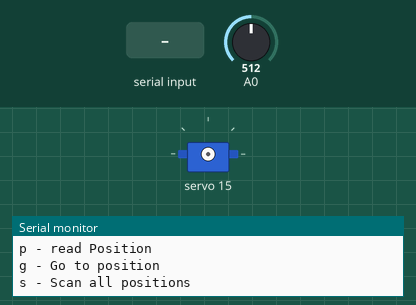
The sketch below on a simulated Arduino Uno, built with avr-gcc and run on an emulated ATmega328P. Shown: servo, the last lines printed to the serial monitor. The test bench sets the inputs (shaded band); at power-on: A0 = 512.

Above: at 1.2 s.
1.3 s: "g90\n" received over Serial
4.3 s: "s90\n" received over Serial
At 10.6 s:
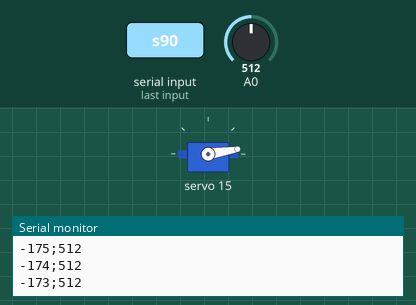
At 41.2 s:
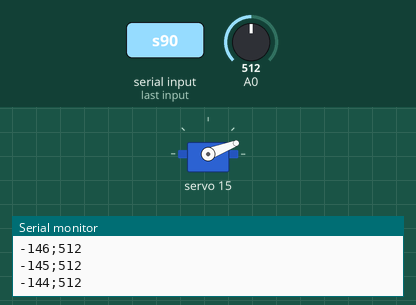
Timing chart, 0 to 41.9 s (numbered marks = the images above; inputs shaded):
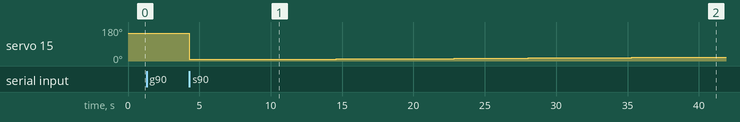

Measured:
- after the input at 4.3 s, servo 15: 146° → 8° at once, → 9° 5.1 s later, → 10° 2.1 s later, → 11° 3.1 s later, … (14 changes in this stretch)

The sketch:

readServoPosition2FixinDeviation.ino
```cpp
#include <Wire.h>
#include <Adafruit_PWMServoDriver.h>

// called this way, it uses the default address 0x40
Adafruit_PWMServoDriver pwm = Adafruit_PWMServoDriver();

#define SERVOMIN  153//153//184
#define SERVOMAX  505

uint8_t servoNumber = 0;
int servoPosition = 0;
int analogPosition = 0; // 1   2   3   4   5   6   7   8   9  10  11  12  13  14  15  16  17  18  19  20
int positionsMap[440] = {175,175,175,175,175,175,175,175,175,175,175,175,175,175,175,175,175,175,175,175,//20
                         175,175,175,175,175,175,175,175,175,175,175,175,175,175,175,175,175,175,175,175,//40
                         175,175,175,175,175,175,175,175,175,175,175,175,175,175,175,175,175,175,175,175,//60
                         175,175,175,175,175,175,175,175,175,175,175,175,175,175,173,171,170,168,166,165,//80
                         164,162,161,160,159,158,157,155,154,153,152,151,150,149,148,147,146,145,144,143,//100
                         142,142,141,140,139,138,137,136,135,134,133,132,131,130,130,129,128,127,126,125,//120
                         124,123,123,122,121,120,119,118,117,116,115,115,114,113,112,111,110,109,108,107,//140
                         106,105,104,103,102,101,100, 99, 98, 97, 96, 95, 95, 94, 93, 92, 91, 90, 89, 88,//160
                          88, 86, 85, 84, 83, 83, 82, 81, 80, 79, 78, 77, 76, 75, 74, 74, 73, 72, 71, 70,//180
                          69, 69, 68, 67, 66, 65, 64, 63, 62, 61, 60, 59, 58, 57, 57, 56, 55, 54, 53, 52,//200
                          51, 51, 50, 49, 48, 47, 46, 45, 44, 43, 42, 42, 41, 40, 39, 38, 37, 36, 35, 34,//220
                          33, 33, 32, 31, 30, 29, 28, 27, 26, 25, 25, 24, 23, 22, 21, 21, 20, 19, 18, 17,//240
                          16, 15, 14, 13, 12, 11, 10,  9,  8,  7,  6,  5,  4,  3,  2,  1,  1,  0, -1, -2,//260
                          -3, -4, -5, -6, -7, -8, -8, -9,-10,-11,-12,-13,-14,-15,-16,-17,-17,-18,-19,-20,//280
                         -21,-22,-23,-24,-25,-26,-26,-27,-28,-29,-30,-31,-32,-33,-34,-34,-35,-36,-37,-38,//300
                         -39,-40,-41,-42,-43,-43,-44,-45,-46,-47,-48,-49,-49,-50,-51,-52,-53,-54,-55,-56,//320
                         -57,-58,-59,-59,-60,-61,-62,-63,-64,-64,-65,-66,-67,-68,-69,-70,-71,-72,-73,-73,//340
                         -74,-75,-76,-77,-78,-79,-80,-81,-82,-83,-84,-85,-86,-87,-88,-89,-90,-91,-91,-92,//360
                        // 1    2    3    4    5    6    7    8    9   10   11   12   13   14   15   16   17   18   19   20
                         -93, -94, -95, -96, -97, -98, -99,-100,-101,-101,-102,-103,-104,-105,-106,-107,-108,-108,-109,-110,//380
                        -111,-112,-113,-114,-114,-115,-116,-117,-117,-118,-119,-120,-120,-121,-122,-123,-123,-124,-125,-125,//400
                        -126,-127,-127,-128,-128,-129,-129,-130,-131,-131,-132,-132,-133,-133,-134,-134,-135,-135,-136,-136,//420
                        -137,-137,-138,-138,-138,-139,-139,-140,-140,-140,-141,-141,-142,-142,-142,-143,-143,-143,-144,-145//440
                         };

void setup() {
  Serial.begin(9600);
  pwm.begin();
  pwm.setPWMFreq(60);//60
  servoNumber = 15;//15
  Serial.println("Ready");
}

void loop() {
  Serial.println("Select option");
  Serial.println("r - Release servo");
  Serial.println("p - read Position");
  Serial.println("g - Go to position");
  Serial.println("s - Scan all positions");
  boolean done = false;
  while(!done){
    if (Serial.available()){
      char chr = Serial.read();
      done = true;
      switch (chr) {
      case 'r':
        releaseServo();
        break;
      case 'p':
        readCurrentPos();
        Serial.print("Current analog position: ");Serial.println(analogPosition);
        break;
      case 's':
        scanAllPositions();
        break;
      case 'g':
        goToPosition();
        break;
      default:
      break;
      }
    }
  }
  delay(5);
}

void releaseServo(){
  pwm.setPWM(servoNumber, 4095, 4095);
}

void readCurrentPos(){
  analogPosition = 0;
  int i;
  for(i = 0; i < 11; i++){
    analogPosition = analogPosition + analogRead(A0);
    delay(3);
  }
  analogPosition = analogPosition/11;
}

void scanAllPositions(){
  servoPosition = -176;
  setServoPosition();
  delay(2000);
  int i;
  for(i = -176; i < 176; i++){
    servoPosition = i;
    setServoPosition();
    delay(1000);
    readCurrentPos();
    Serial.print(servoPosition);Serial.print(";");Serial.println(analogPosition);//Serial.print(";");Serial.println(map(analogPosition, 439, 73, -170, 160));
  }
}

void goToPosition(){
  //servoPosition = map(analogPosition, 439, 73, -160, 160);
  servoPosition = positionsMap[analogPosition];
  Serial.print("Analog value: ");Serial.println(analogPosition);
  Serial.print("servo shoud go to: ");Serial.println(servoPosition);
  setServoPosition();
}

void setServoPosition(){
  //Serial.print("Positioning servo number: ");Serial.print(servoNumber);Serial.print(" to ");Serial.print(servoPosition);Serial.println(" degree");
  int duty;
  //duty = map(servoPosition, 0, 352, SERVOMIN, SERVOMAX);
  duty = map(servoPosition, -176, 176, SERVOMIN, SERVOMAX);
  pwm.setPWM(servoNumber, 0, duty);
}
```
